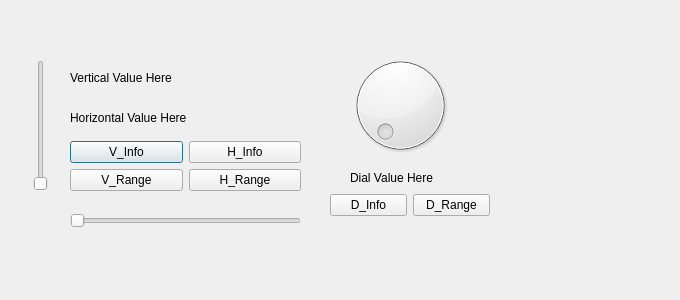
<?xml version="1.0" encoding="UTF-8"?>
<ui version="4.0">
 <class>Dialog</class>
 <widget class="QDialog" name="Dialog">
  <property name="geometry">
   <rect>
    <x>0</x>
    <y>0</y>
    <width>680</width>
    <height>300</height>
   </rect>
  </property>
  <property name="windowTitle">
   <string>Dialog</string>
  </property>
  <widget class="QWidget" name="verticalLayoutWidget">
   <property name="geometry">
    <rect>
     <x>70</x>
     <y>60</y>
     <width>231</width>
     <height>131</height>
    </rect>
   </property>
   <layout class="QVBoxLayout" name="verticalLayout">
    <item>
     <widget class="QLabel" name="labelVertical">
      <property name="text">
       <string>Vertical Value Here</string>
      </property>
     </widget>
    </item>
    <item>
     <widget class="QLabel" name="labelHorizontal">
      <property name="text">
       <string>Horizontal Value Here</string>
      </property>
     </widget>
    </item>
    <item>
     <layout class="QHBoxLayout" name="horizontalLayout_9">
      <item>
       <layout class="QVBoxLayout" name="verticalLayout_2">
        <item>
         <widget class="QPushButton" name="btn_VInfo">
          <property name="text">
           <string>V_Info</string>
          </property>
         </widget>
        </item>
        <item>
         <widget class="QPushButton" name="btn_VRange">
          <property name="text">
           <string>V_Range</string>
          </property>
         </widget>
        </item>
       </layout>
      </item>
      <item>
       <layout class="QVBoxLayout" name="verticalLayout_3">
        <item>
         <widget class="QPushButton" name="btn_HInfo">
          <property name="text">
           <string>H_Info</string>
          </property>
         </widget>
        </item>
        <item>
         <widget class="QPushButton" name="btn_HRange">
          <property name="text">
           <string>H_Range</string>
          </property>
         </widget>
        </item>
       </layout>
      </item>
     </layout>
    </item>
   </layout>
  </widget>
  <widget class="QSlider" name="horizontalSlider_Test">
   <property name="geometry">
    <rect>
     <x>70</x>
     <y>210</y>
     <width>231</width>
     <height>22</height>
    </rect>
   </property>
   <property name="orientation">
    <enum>Qt::Horizontal</enum>
   </property>
  </widget>
  <widget class="QSlider" name="verticalSlider_Test">
   <property name="geometry">
    <rect>
     <x>30</x>
     <y>60</y>
     <width>22</width>
     <height>131</height>
    </rect>
   </property>
   <property name="orientation">
    <enum>Qt::Vertical</enum>
   </property>
  </widget>
  <widget class="QDial" name="dial_Test">
   <property name="geometry">
    <rect>
     <x>340</x>
     <y>50</y>
     <width>121</width>
     <height>111</height>
    </rect>
   </property>
  </widget>
  <widget class="QLabel" name="labelDial">
   <property name="geometry">
    <rect>
     <x>350</x>
     <y>170</y>
     <width>121</width>
     <height>16</height>
    </rect>
   </property>
   <property name="text">
    <string>Dial Value Here</string>
   </property>
  </widget>
  <widget class="QWidget" name="horizontalLayoutWidget_2">
   <property name="geometry">
    <rect>
     <x>330</x>
     <y>190</y>
     <width>160</width>
     <height>31</height>
    </rect>
   </property>
   <layout class="QHBoxLayout" name="horizontalLayout_10">
    <item>
     <widget class="QPushButton" name="btn_DInfo">
      <property name="text">
       <string>D_Info</string>
      </property>
     </widget>
    </item>
    <item>
     <widget class="QPushButton" name="btn_DRange">
      <property name="text">
       <string>D_Range</string>
      </property>
     </widget>
    </item>
   </layout>
  </widget>
 </widget>
 <resources/>
 <connections/>
</ui>
